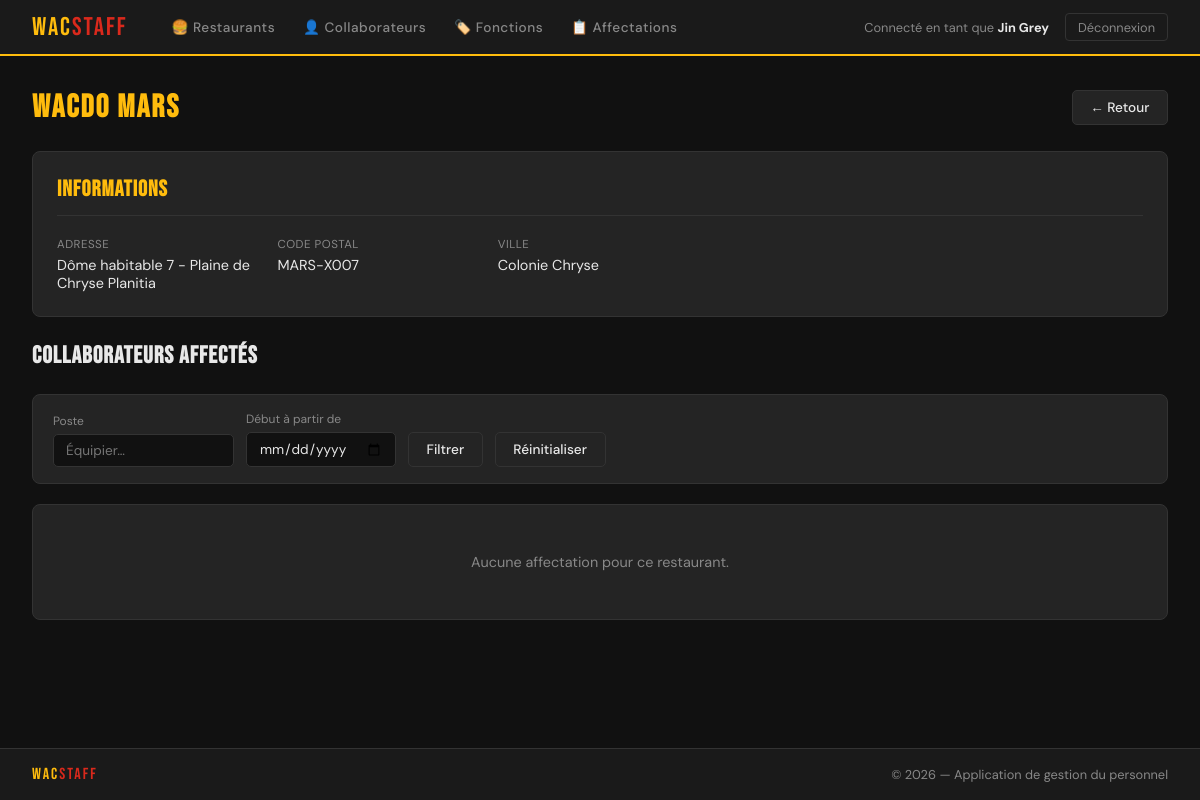
Page /WacStaff/restaurants/3/ (signed in) on the earlier database version.
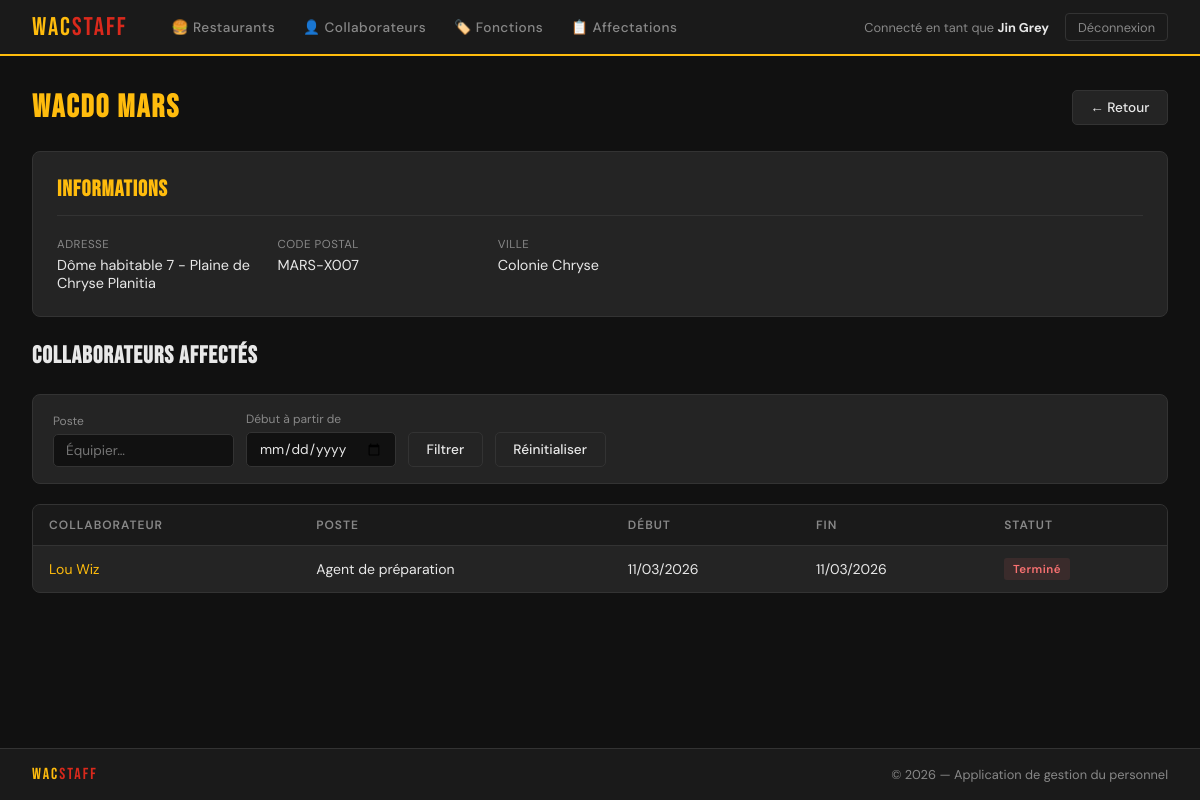
Same page on the later database version.
### WacStaff/models.py (models this page shows, shortened)
class Affectation(models.Model):
    collaborateur = models.ForeignKey(Collaborateur, on_delete=models.PROTECT, related_name='affectations')
    restaurant = models.ForeignKey(Restaurant, on_delete=models.PROTECT, related_name='affectations')
    poste = models.ForeignKey(Fonction, on_delete=models.PROTECT, related_name='affectations')
    debut = models.DateTimeField(auto_now_add=True)
    fin = models.DateTimeField(null=True, blank=True)

class Collaborateur(AbstractBaseUser, PermissionsMixin):
    nom = models.CharField(max_length=100)
    prenom = models.CharField(max_length=100)
    email = models.EmailField(max_length=100, unique=True)
    date1ereEmbauche = models.DateTimeField(auto_now_add=True)
    admin = models.BooleanField(default=False)
    USERNAME_FIELD = 'email'            # champ utilisé pour se connecter
    REQUIRED_FIELDS = ['nom', 'prenom'] # champs demandés par createsuperuser en plus de l'email
    objects = CollaborateurManager()
    @property
    def is_staff(self):
        return self.admin

class Fonction(models.Model):
    intitulePoste = models.CharField(max_length=100, unique=True)

### WacStaff/views.py (the view)
# urls.py: path('restaurants/<int:pk>/', views.restaurant_detail, name='restaurant_detail'),
@login_required
def restaurant_detail(request, pk):
    restaurant = get_object_or_404(Restaurant, pk=pk)
    affectations = restaurant.affectations.select_related('collaborateur', 'poste')
    q_poste = request.GET.get('poste', '')
    q_debut = request.GET.get('debut', '')
    if q_poste:
        affectations = affectations.filter(poste__intitulePoste__icontains=q_poste)
    if q_debut:
        affectations = affectations.filter(debut__date__gte=q_debut)
    return render(request, 'restaurants/detail.html', {
        'restaurant': restaurant, 'affectations': affectations,
        'fonctions': Fonction.objects.all(), 'q_poste': q_poste, 'q_debut': q_debut,
    })

### WacStaff/templates/restaurants/detail.html (shortened to what this page needs)
{% extends "base.html" %}
{% block content %}
<div class="page-header">
    <h1 class="page-title"><span>{{ restaurant.nom }}</span></h1>
    <div style="display:flex;gap:0.5rem;">
        <a href="{% url 'restaurant_list' %}" class="btn btn-secondary">← Retour</a>
    </div>
</div>
<div class="detail-card">
    <h2>Informations</h2>
    <div class="detail-grid">
        <div class="detail-field"><label>Adresse</label><p>{{ restaurant.adresse }}</p></div>
        <div class="detail-field"><label>Code postal</label><p>{{ restaurant.codePostal }}</p></div>
        <div class="detail-field"><label>Ville</label><p>{{ restaurant.ville }}</p></div>
    </div>
</div>
<div class="page-header" style="margin-top:1.5rem;">
    <h2 style="font-family:'Bebas Neue',sans-serif;font-size:1.5rem;letter-spacing:1px;">Collaborateurs affectés</h2>
</div>
<form method="get" class="search-bar">
    <div>
        <label>Poste</label>
        <input type="text" name="poste" value="{{ q_poste }}" placeholder="Équipier…">
    </div>
    <div>
        <label>Début à partir de</label>
        <input type="date" name="debut" value="{{ q_debut }}">
    </div>
    <button type="submit" class="btn btn-secondary">Filtrer</button>
    <a href="{% url 'restaurant_detail' restaurant.pk %}" class="btn btn-secondary">Réinitialiser</a>
</form>
<div class="table-wrap">
    {% if affectations %}
    <table>
        <thead>
            <tr><th>Collaborateur</th><th>Poste</th><th>Début</th><th>Fin</th><th>Statut</th>{% if user.is_staff %}<th>Actions</th>{% endif %}</tr>
        </thead>
        <tbody>
        {% for a in affectations %}
        <tr>
            <td><a href="{% url 'collaborateur_detail' a.collaborateur.pk %}" style="color:#FFBC0D;text-decoration:none;">{{ a.collaborateur.prenom }} {{ a.collaborateur.nom }}</a></td>
            <td>{{ a.poste.intitulePoste }}</td>
            <td>{{ a.debut|date:"d/m/Y" }}</td>
            <td>{% if a.fin %}{{ a.fin|date:"d/m/Y" }}{% else %}—{% endif %}</td>
            <td>{% if a.fin %}<span class="badge badge-closed">Terminé</span>{% else %}<span class="badge badge-active">En cours</span>{% endif %}</td>
        </tr>
        {% endfor %}
        </tbody>
    </table>
    {% else %}
    <div class="empty-state">Aucune affectation pour ce restaurant.</div>
    {% endif %}
</div>
{% endblock %}

Differences in the rows shown:
added Affectation: collaborateur.prenom "Lou", collaborateur.nom "Wiz", poste.intitulePoste "Agent de préparation", debut "11/03/2026", fin "11/03/2026", shows "Terminé"
Other differences:
text no longer shown: "Aucune affectation pour ce restaurant."
text now shown: "COLLABORATEUR POSTE DÉBUT FIN STATUT"
